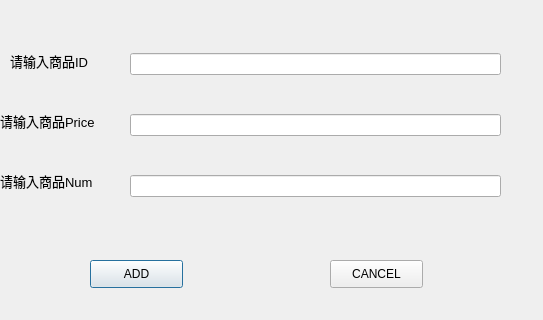
<?xml version="1.0" encoding="UTF-8"?>
<ui version="4.0">
 <class>Dialog</class>
 <widget class="QDialog" name="Dialog">
  <property name="geometry">
   <rect>
    <x>0</x>
    <y>0</y>
    <width>543</width>
    <height>320</height>
   </rect>
  </property>
  <property name="windowTitle">
   <string>Dialog</string>
  </property>
  <widget class="QLabel" name="goods_id">
   <property name="geometry">
    <rect>
     <x>10</x>
     <y>50</y>
     <width>121</width>
     <height>21</height>
    </rect>
   </property>
   <property name="font">
    <font>
     <family>Arial</family>
     <pointsize>10</pointsize>
    </font>
   </property>
   <property name="text">
    <string>请输入商品ID</string>
   </property>
  </widget>
  <widget class="QWidget" name="verticalLayoutWidget">
   <property name="geometry">
    <rect>
     <x>130</x>
     <y>20</y>
     <width>371</width>
     <height>211</height>
    </rect>
   </property>
   <layout class="QVBoxLayout" name="verticalLayout">
    <item>
     <widget class="QLineEdit" name="lineEdit_no"/>
    </item>
    <item>
     <widget class="QLineEdit" name="lineEdit_name"/>
    </item>
    <item>
     <widget class="QLineEdit" name="lineEdit_tel"/>
    </item>
   </layout>
  </widget>
  <widget class="QLabel" name="goods_price">
   <property name="geometry">
    <rect>
     <x>0</x>
     <y>110</y>
     <width>131</width>
     <height>21</height>
    </rect>
   </property>
   <property name="font">
    <font>
     <family>Arial</family>
     <pointsize>10</pointsize>
    </font>
   </property>
   <property name="text">
    <string>请输入商品Price</string>
   </property>
  </widget>
  <widget class="QLabel" name="goods_num">
   <property name="geometry">
    <rect>
     <x>0</x>
     <y>170</y>
     <width>121</width>
     <height>21</height>
    </rect>
   </property>
   <property name="font">
    <font>
     <family>Arial</family>
     <pointsize>10</pointsize>
    </font>
   </property>
   <property name="text">
    <string>请输入商品Num</string>
   </property>
  </widget>
  <widget class="QPushButton" name="ADD">
   <property name="geometry">
    <rect>
     <x>90</x>
     <y>260</y>
     <width>93</width>
     <height>28</height>
    </rect>
   </property>
   <property name="text">
    <string>ADD</string>
   </property>
  </widget>
  <widget class="QPushButton" name="pushButton">
   <property name="geometry">
    <rect>
     <x>330</x>
     <y>260</y>
     <width>93</width>
     <height>28</height>
    </rect>
   </property>
   <property name="text">
    <string>CANCEL</string>
   </property>
  </widget>
 </widget>
 <resources/>
 <connections>
  <connection>
   <sender>pushButton</sender>
   <signal>clicked()</signal>
   <receiver>Dialog</receiver>
   <slot>close()</slot>
   <hints>
    <hint type="sourcelabel">
     <x>354</x>
     <y>264</y>
    </hint>
    <hint type="destinationlabel">
     <x>454</x>
     <y>243</y>
    </hint>
   </hints>
  </connection>
 </connections>
</ui>
